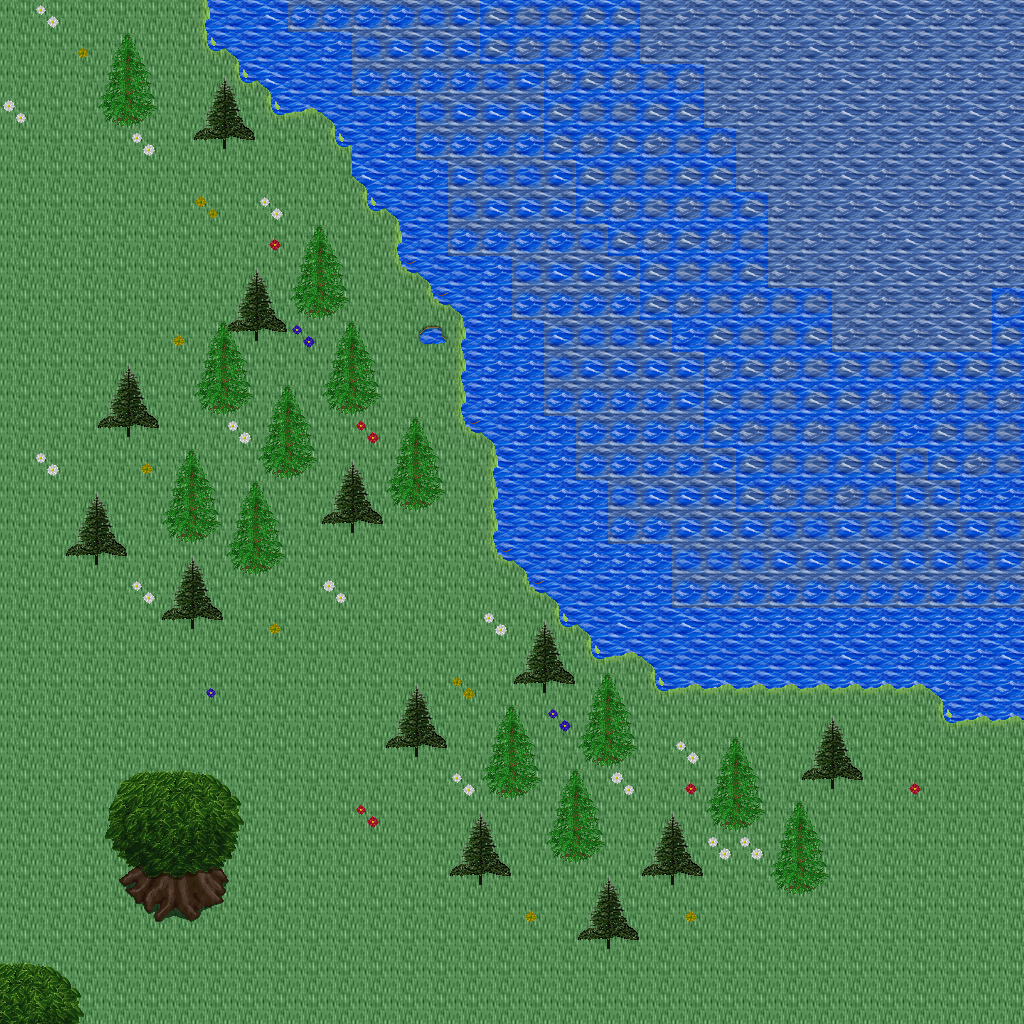

Tiled map render using the project's own tile images. Description and the map definition, with tile-layer contents summarised, below:
An orthogonal 32x32 tile map with 32x32 px tiles, 5 tile layers (Ground, Objects, Objects2, Above, ...), 1 hidden layer not drawn, 60 tilesets.

<map version="1.10" tiledversion="1.11.0" orientation="orthogonal" renderorder="right-down" width="32" height="32" tilewidth="32" tileheight="32" infinite="0" nextlayerid="11" nextobjectid="1">
 <tileset firstgid="1" name="logic_collision" tilewidth="32" tileheight="32" tilecount="1" columns="1">
  <image source="../drawable/logic_collision.png" width="32" height="32" />
 </tileset>
 <tileset firstgid="2" name="building_decoration_orbpedestal" tilewidth="32" tileheight="32" tilecount="2" columns="1">
  <image source="../drawable/building_decoration_orbpedestal.png" width="32" height="64" />
 </tileset>
 <tileset firstgid="4" name="building_decoration_chimney" tilewidth="32" tileheight="32" tilecount="2" columns="1">
  <image source="../drawable/building_decoration_chimney.png" width="32" height="64" />
 </tileset>
 <tileset firstgid="6" name="item_statue_fairypool" tilewidth="32" tileheight="32" tilecount="16" columns="2">
  <image source="../drawable/item_statue_fairypool.png" width="64" height="256" />
 </tileset>
 <tileset firstgid="22" name="building_decoration_stone_details" tilewidth="32" tileheight="32" tilecount="4" columns="2">
  <image source="../drawable/building_decoration_stone_details.png" width="64" height="64" />
 </tileset>
 <tileset firstgid="26" name="building_door_closed" tilewidth="32" tileheight="32" tilecount="1" columns="1">
  <image source="../drawable/building_door_closed.png" width="32" height="32" />
 </tileset>
 <tileset firstgid="27" name="building_door_door" tilewidth="32" tileheight="32" tilecount="6" columns="3">
  <image source="../drawable/building_door_door.png" width="96" height="64" />
 </tileset>
 <tileset firstgid="33" name="building_fence_fence_chunky" tilewidth="32" tileheight="32" tilecount="21" columns="3">
  <image source="../drawable/building_fence_fence_chunky.png" width="96" height="224" />
 </tileset>
 <tileset firstgid="54" name="building_roof_blue" tilewidth="32" tileheight="32" tilecount="20" columns="5">
  <image source="../drawable/building_roof_blue.png" width="160" height="128" />
 </tileset>
 <tileset firstgid="74" name="building_roof_green" tilewidth="32" tileheight="32" tilecount="20" columns="5">
  <image source="../drawable/building_roof_green.png" width="160" height="128" />
 </tileset>
 <tileset firstgid="94" name="building_roof_red" tilewidth="32" tileheight="32" tilecount="20" columns="5">
  <image source="../drawable/building_roof_red.png" width="160" height="128" />
 </tileset>
 <tileset firstgid="114" name="building_roof_red2" tilewidth="32" tileheight="32" tilecount="20" columns="5">
  <image source="../drawable/building_roof_red2.png" width="160" height="128" />
 </tileset>
 <tileset firstgid="134" name="building_roof_roof_borders" tilewidth="32" tileheight="32" tilecount="9" columns="3">
  <image source="../drawable/building_roof_roof_borders.png" width="96" height="96" />
 </tileset>
 <tileset firstgid="143" name="building_roof_yellow" tilewidth="32" tileheight="32" tilecount="20" columns="5">
  <image source="../drawable/building_roof_yellow.png" width="160" height="128" />
 </tileset>
 <tileset firstgid="163" name="building_window_window_long" tilewidth="32" tileheight="32" tilecount="3" columns="3">
  <image source="../drawable/building_window_window_long.png" width="96" height="32" />
 </tileset>
 <tileset firstgid="166" name="ground_cobbled_paving" tilewidth="32" tileheight="32" tilecount="1" columns="1">
  <image source="../drawable/ground_cobbled_paving.png" width="32" height="32" />
 </tileset>
 <tileset firstgid="167" name="ground_gravel" tilewidth="32" tileheight="32" tilecount="1" columns="1">
  <image source="../drawable/ground_gravel.png" width="32" height="32" />
 </tileset>
 <tileset firstgid="168" name="ground_stone_floors" tilewidth="32" tileheight="32" tilecount="6" columns="3">
  <image source="../drawable/ground_stone_floors.png" width="96" height="64" />
 </tileset>
 <tileset firstgid="174" name="ground_ground" tilewidth="32" tileheight="32" tilecount="33" columns="3">
  <image source="../drawable/ground_ground.png" width="96" height="352" />
 </tileset>
 <tileset firstgid="207" name="plant_bush_various_small" tilewidth="32" tileheight="32" tilecount="9" columns="3">
  <image source="../drawable/plant_bush_various_small.png" width="96" height="96" />
 </tileset>
 <tileset firstgid="216" name="plant_flower_daisy_blue" tilewidth="32" tileheight="32" tilecount="8" columns="2">
  <image source="../drawable/plant_flower_daisy_blue.png" width="64" height="128" />
 </tileset>
 <tileset firstgid="224" name="plant_flower_daisy_red" tilewidth="32" tileheight="32" tilecount="8" columns="2">
  <image source="../drawable/plant_flower_daisy_red.png" width="64" height="128" />
 </tileset>
 <tileset firstgid="232" name="plant_flower_daisy_white" tilewidth="32" tileheight="32" tilecount="8" columns="2">
  <image source="../drawable/plant_flower_daisy_white.png" width="64" height="128" />
 </tileset>
 <tileset firstgid="240" name="plant_flower_daisy_yellow" tilewidth="32" tileheight="32" tilecount="8" columns="2">
  <image source="../drawable/plant_flower_daisy_yellow.png" width="64" height="128" />
 </tileset>
 <tileset firstgid="248" name="plant_tree_spruce" tilewidth="32" tileheight="32" tilecount="6" columns="2">
  <image source="../drawable/plant_tree_spruce.png" width="64" height="96" />
 </tileset>
 <tileset firstgid="254" name="item_pot_pot_purple" tilewidth="32" tileheight="32" tilecount="1" columns="1">
  <image source="../drawable/item_pot_pot_purple.png" width="32" height="32" />
 </tileset>
 <tileset firstgid="255" name="item_pot_pot_tall" tilewidth="32" tileheight="32" tilecount="2" columns="1">
  <image source="../drawable/item_pot_pot_tall.png" width="32" height="64" />
 </tileset>
 <tileset firstgid="257" name="item_pot_small_barrel" tilewidth="32" tileheight="32" tilecount="2" columns="1">
  <image source="../drawable/item_pot_small_barrel.png" width="32" height="64" />
 </tileset>
 <tileset firstgid="259" name="item_postbox" tilewidth="32" tileheight="32" tilecount="4" columns="2">
  <image source="../drawable/item_postbox.png" width="64" height="64" />
 </tileset>
 <tileset firstgid="263" name="furniture_chair_wooden_pale" tilewidth="32" tileheight="32" tilecount="4" columns="2">
  <image source="../drawable/furniture_chair_wooden_pale.png" width="64" height="64" />
 </tileset>
 <tileset firstgid="267" name="furniture_table_wooden" tilewidth="32" tileheight="32" tilecount="1" columns="1">
  <image source="../drawable/furniture_table_wooden.png" width="32" height="32" />
 </tileset>
 <tileset firstgid="268" name="furniture_table_brick_base" tilewidth="32" tileheight="32" tilecount="3" columns="3">
  <image source="../drawable/furniture_table_brick_base.png" width="96" height="32" />
 </tileset>
 <tileset firstgid="271" name="furniture_light_iron_lamp" tilewidth="32" tileheight="32" tilecount="3" columns="1">
  <image source="../drawable/furniture_light_iron_lamp.png" width="32" height="96" />
 </tileset>
 <tileset firstgid="274" name="furniture_light_flames" tilewidth="32" tileheight="32" tilecount="6" columns="6">
  <image source="../drawable/furniture_light_flames.png" width="192" height="32" />
 </tileset>
 <tileset firstgid="280" name="furniture_sink_dark_side_on" tilewidth="32" tileheight="32" tilecount="6" columns="3">
  <image source="../drawable/furniture_sink_dark_side_on.png" width="96" height="64" />
 </tileset>
 <tileset firstgid="286" name="ground_grass_corners" tilewidth="32" tileheight="32" tilecount="24" columns="6">
  <image source="../drawable/ground_grass_corners.png" width="192" height="128" />
 </tileset>
 <tileset firstgid="310" name="ground_grass_edges" tilewidth="32" tileheight="32" tilecount="36" columns="12">
  <image source="../drawable/ground_grass_edges.png" width="384" height="96" />
 </tileset>
 <tileset firstgid="346" name="plant_tree_tree_fluffy" tilewidth="32" tileheight="32" tilecount="12" columns="4">
  <image source="../drawable/plant_tree_tree_fluffy.png" width="128" height="96" />
 </tileset>
 <tileset firstgid="358" name="ground_water_dungeon_water" tilewidth="32" tileheight="32" tilecount="30" columns="3">
  <image source="../drawable/ground_water_dungeon_water.png" width="96" height="320" />
 </tileset>
 <tileset firstgid="388" name="furniture_table_wooden_rectangular" tilewidth="32" tileheight="32" tilecount="9" columns="3">
  <image source="../drawable/furniture_table_wooden_rectangular.png" width="96" height="96" />
 </tileset>
 <tileset firstgid="397" name="item_statue_metal_and_stone" tilewidth="32" tileheight="32" tilecount="6" columns="3">
  <image source="../drawable/item_statue_metal_and_stone.png" width="96" height="64" />
 </tileset>
 <tileset firstgid="403" name="ground_fire_fire" tilewidth="32" tileheight="32" tilecount="27" columns="3">
  <image source="../drawable/ground_fire_fire.png" width="96" height="288" />
 </tileset>
 <tileset firstgid="430" name="furniture_table_bench" tilewidth="32" tileheight="32" tilecount="3" columns="3">
  <image source="../drawable/furniture_table_bench.png" width="96" height="32" />
 </tileset>
 <tileset firstgid="433" name="plant_bush_hosta" tilewidth="32" tileheight="32" tilecount="9" columns="3">
  <image source="../drawable/plant_bush_hosta.png" width="96" height="96" />
 </tileset>
 <tileset firstgid="442" name="plant_tree_tree_green" tilewidth="32" tileheight="32" tilecount="88" columns="8">
  <image source="../drawable/plant_tree_tree_green.png" width="256" height="352" />
 </tileset>
 <tileset firstgid="530" name="item_sign_large" tilewidth="32" tileheight="32" tilecount="15" columns="5">
  <image source="../drawable/item_sign_large.png" width="160" height="96" />
 </tileset>
 <tileset firstgid="545" name="building_wall_wall_brown" tilewidth="32" tileheight="32" tilecount="12" columns="3">
  <image source="../drawable/building_wall_wall_brown.png" width="96" height="128" />
 </tileset>
 <tileset firstgid="557" name="ground_green_paving_4" tilewidth="32" tileheight="32" tilecount="3" columns="3">
  <image source="../drawable/ground_green_paving_4.png" width="96" height="32" />
 </tileset>
 <tileset firstgid="560" name="item_swing" tilewidth="32" tileheight="32" tilecount="4" columns="2">
  <image source="../drawable/item_swing.png" width="64" height="64" />
 </tileset>
 <tileset firstgid="564" name="item_fishrods" tilewidth="32" tileheight="32" tilecount="12" columns="4">
  <image source="../drawable/item_fishrods.png" width="128" height="96" />
 </tileset>
 <tileset firstgid="576" name="logic_creature_human_kalavan" tilewidth="32" tileheight="32" tilecount="5" columns="5">
  <image source="../drawable/logic_creature_human_kalavan.png" width="160" height="32" />
 </tileset>
 <tileset firstgid="581" name="logic_creature_animal" tilewidth="32" tileheight="32" tilecount="32" columns="8">
  <image source="../drawable/logic_creature_animal.png" width="256" height="128" />
 </tileset>
 <tileset firstgid="613" name="building_decoration_numbers" tilewidth="32" tileheight="32" tilecount="20" columns="2">
  <image source="../drawable/building_decoration_numbers.png" width="64" height="320" />
 </tileset>
 <tileset firstgid="633" name="ground_green_paving" tilewidth="32" tileheight="32" tilecount="18" columns="3">
  <image source="../drawable/ground_green_paving.png" width="96" height="192" />
 </tileset>
 <tileset firstgid="651" name="item_huge_orb" tilewidth="32" tileheight="32" tilecount="16" columns="2">
  <image source="../drawable/item_huge_orb.png" width="64" height="256" />
 </tileset>
 <tileset firstgid="667" name="light_light_5x5" tilewidth="32" tileheight="32" tilecount="25" columns="5">
  <image source="../drawable/light_light_5x5.png" width="160" height="160" />
 </tileset>
 <tileset firstgid="692" name="light_dim_light_5x5" tilewidth="32" tileheight="32" tilecount="25" columns="5">
  <image source="../drawable/light_dim_light_5x5.png" width="160" height="160" />
 </tileset>
 <tileset firstgid="717" name="item_firewood" tilewidth="32" tileheight="32" tilecount="12" columns="3">
  <image source="../drawable/item_firewood.png" width="96" height="128" />
 </tileset>
 <tileset firstgid="729" name="logic_creature_fowl" tilewidth="32" tileheight="32" tilecount="6" columns="6">
  <image source="../drawable/logic_creature_fowl.png" width="192" height="32" />
 </tileset>
 <tileset firstgid="735" name="logic_creature_human_imperial" tilewidth="32" tileheight="32" tilecount="16" columns="8">
  <image source="../drawable/logic_creature_human_imperial.png" width="256" height="64" />
 </tileset>
 <layer id="1" name="Ground" width="32" height="32">
  <data>[1024 cells, 1024 non-empty, 13 distinct tile ids]</data>
 </layer>
 <layer id="2" name="Objects" width="32" height="32">
  <data>[1024 cells, 133 non-empty, 26 distinct tile ids]</data>
 </layer>
 <layer id="3" name="Objects2" width="32" height="32">
  <data>[1024 cells, 0 non-empty, 0 distinct tile ids]</data>
 </layer>
 <layer id="4" name="Above" width="32" height="32">
  <data>[1024 cells, 124 non-empty, 26 distinct tile ids]</data>
 </layer>
 <layer id="5" name="Above2" width="32" height="32">
  <data>[1024 cells, 0 non-empty, 0 distinct tile ids]</data>
 </layer>
 <layer id="6" name="Walkable" width="32" height="32" visible="0">
  <data>[1024 cells, 433 non-empty, 1 distinct tile ids]</data>
 </layer>
 <objectgroup id="7" name="Mapevents" />
 <objectgroup id="8" name="Spawn" />
 <objectgroup id="9" name="Keys" />
 <objectgroup id="10" name="Replace" />
</map>
